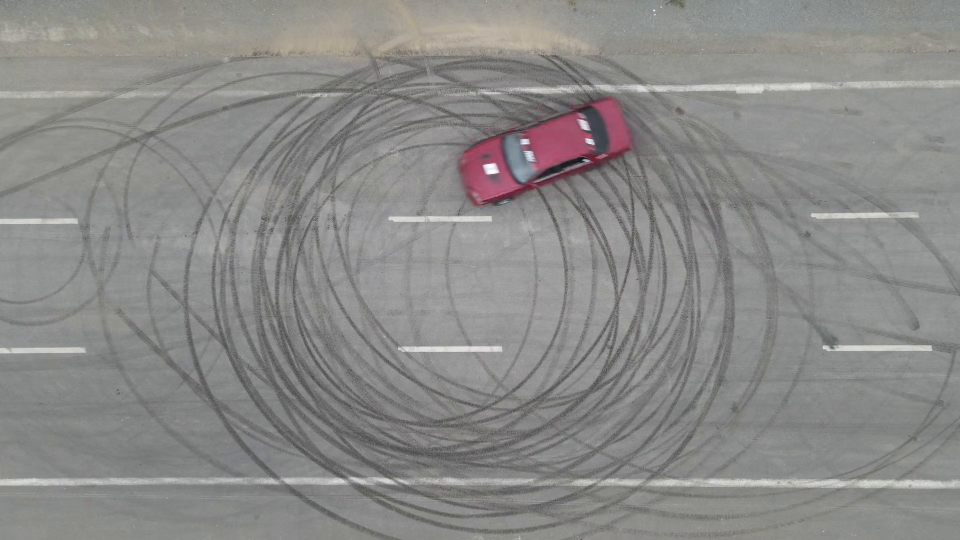
#> input picture frame 43 of car2.mp4, 1920 x 1080 px (shown at 1/2 size)
$ python lucas_kanade.py
#> lines starting #> are read from the running program, lines starting #| are printed output that depends on the picture; after the words box and inside, x2 and y2 are one past the last pixel; in counts of white or black regions, pixels touching at a corner belong together
import cv2
import numpy as np

video_path = "car2.mp4"
cap = cv2.VideoCapture(video_path)

ret, old_frame = cap.read()
#> old_frame is the input picture: shape (1080, 1920, 3); mean B, G, R 136.6, 137.8, 138.7
if not ret:
    print("Impossible de lire la vidéo")
    cap.release()
    exit()

old_frame = cv2.resize(old_frame, (640, 480))
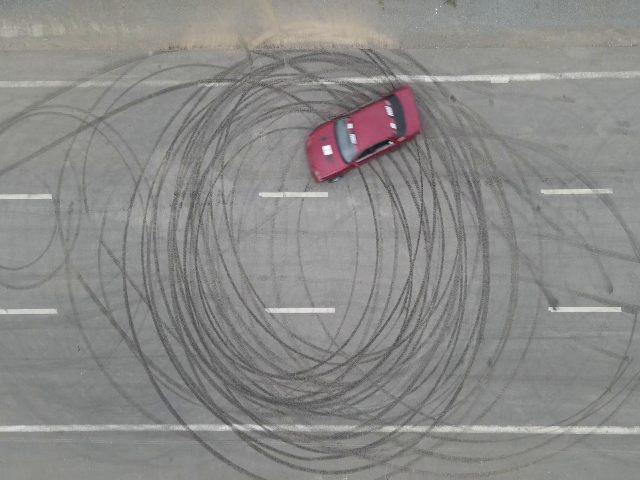
#> old_frame: shape (480, 640, 3); mean B, G, R 136.6, 137.8, 138.7
old_gray = cv2.cvtColor(old_frame, cv2.COLOR_BGR2GRAY)

# Sélection manuelle du point
clicked_point = (612,291)


# Initialisation point Lucas-Kanade
p0 = np.array([[[clicked_point[0], clicked_point[1]]]], dtype=np.float32)

lk_params = dict(
    winSize=(21, 21),
    maxLevel=3,
    criteria=(cv2.TERM_CRITERIA_EPS | cv2.TERM_CRITERIA_COUNT, 30, 0.01)
)

mask_draw = np.zeros_like(old_frame)
old_gray_copy = old_gray.copy()

cv2.namedWindow("Trajectoire", cv2.WINDOW_NORMAL)
cv2.resizeWindow("Trajectoire", 900, 600)

# =============================
# Boucle principale
# =============================
while True:
    ret, frame = cap.read()
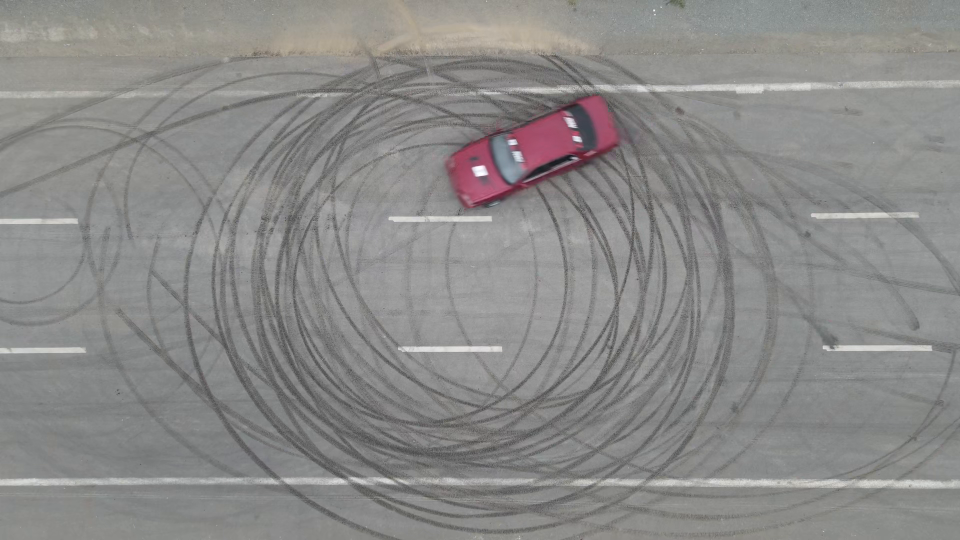
#> input picture frame 44 of car2.mp4, 1920 x 1080 px (shown at 1/2 size)
#> frame is the input picture: shape (1080, 1920, 3); mean B, G, R 136.6, 137.8, 138.7
    if not ret:
        break

    frame = cv2.resize(frame, (640, 480))
#> frame: shape (480, 640, 3)
    frame_gray = cv2.cvtColor(frame, cv2.COLOR_BGR2GRAY)
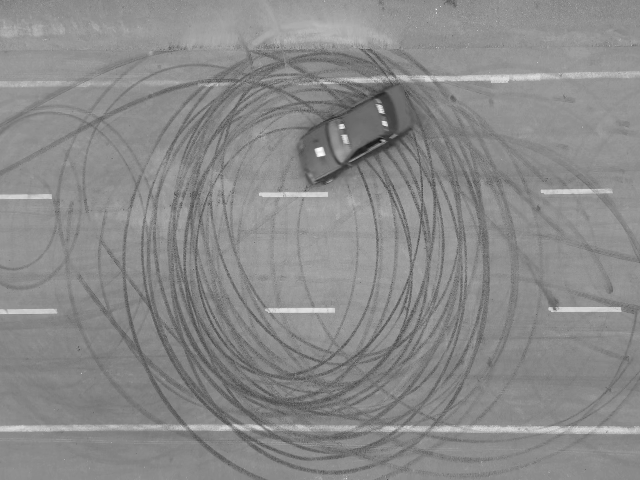
#> frame_gray: shape (480, 640); min 23, max 255, mean 137.9

    p1, st, err = cv2.calcOpticalFlowPyrLK(old_gray_copy, frame_gray, p0, None, **lk_params)
#> p1 = [[612, 291]]; st = [1]; err = [0.0113]

    if p1 is not None and st[0] == 1:
        new = p1[0][0]
#> new = [612, 291]
        old = p0[0][0]

        a, b = int(new[0]), int(new[1])
#> a = 612; b = 290
        c, d = int(old[0]), int(old[1])

        # Dessin du vecteur de mouvement
        cv2.arrowedLine(frame, (c, d), (a, b), (0, 255, 0), 2, tipLength=0.3)
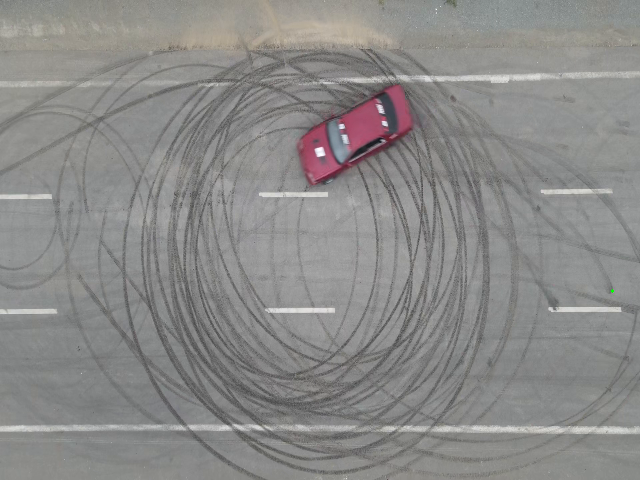
#> frame: shape (480, 640, 3); mean B, G, R 136.6, 137.8, 138.7
        # Trajectoire
        mask_draw = cv2.line(mask_draw, (a, b), (c, d), (0, 0, 255), 2)
        # Point courant
        frame = cv2.circle(frame, (a, b), 5, (255, 0, 0), -1)
#> frame: shape (480, 640, 3); 0.03% of pixels changed, all inside (x1, y1, x2, y2) = (607, 285, 618, 296)

        # Mise à jour
        old_gray_copy = frame_gray.copy()
        p0 = p1.copy()
#> p0 = [[612, 291]]

    img = cv2.add(frame, mask_draw)
    cv2.imshow("Trajectoire", img)

    if cv2.waitKey(30) & 0xFF == 27:
#> (key Esc is pressed here)
        break

cap.release()
cv2.destroyAllWindows()

$ run again, starting later in the video
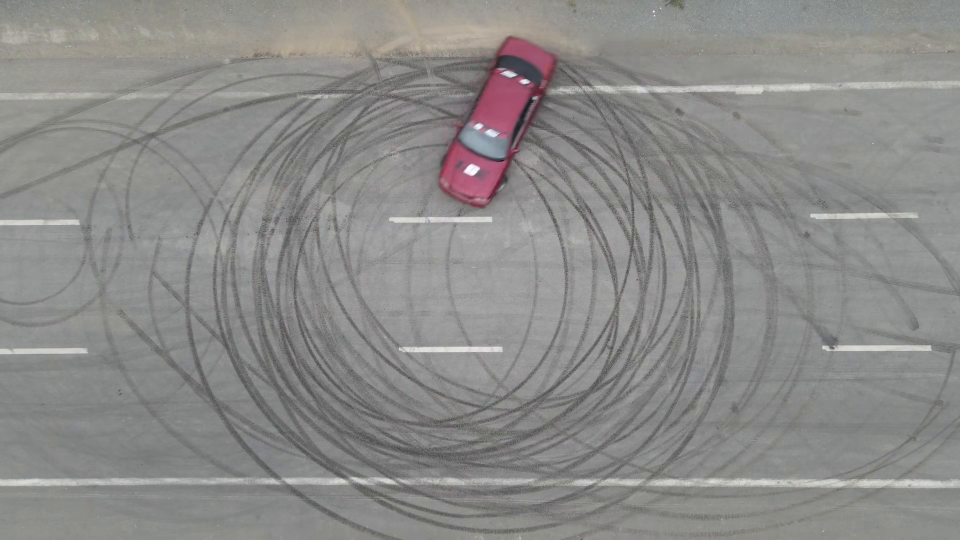
#> input picture frame 197 of car2.mp4, 1920 x 1080 px (shown at 1/2 size)
#> old_frame is the input picture: shape (1080, 1920, 3); mean B, G, R 137.4, 138.6, 139.5
#> old_frame: shape (480, 640, 3)
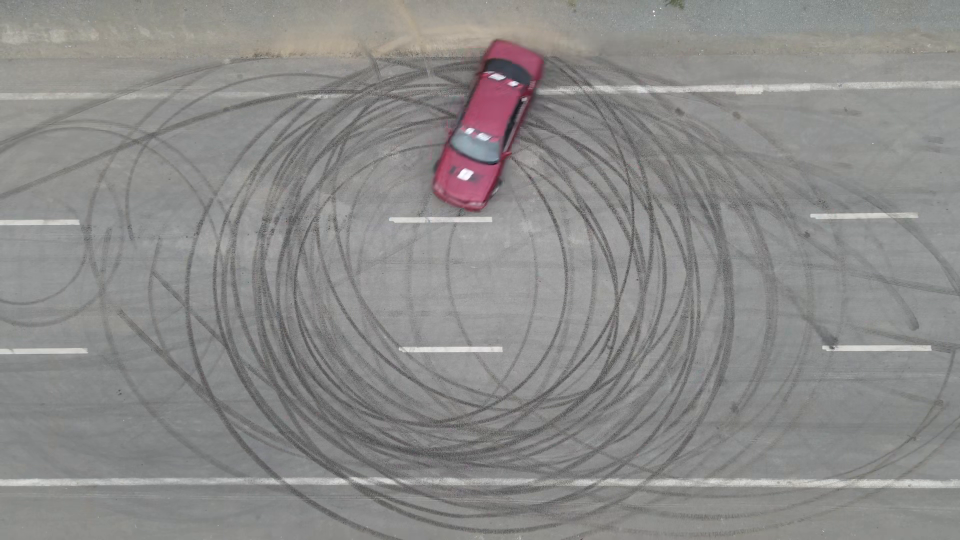
#> input picture frame 198 of car2.mp4, 1920 x 1080 px (shown at 1/2 size)
#> frame is the input picture: shape (1080, 1920, 3); mean B, G, R 137.3, 138.5, 139.4
#> p1 = [[612, 291]]; st = [1]; err = [0]
#> new = [612, 291]
#> a = 611; b = 290
#> `cv2.arrowedLine(frame, (c, d), (a, b), (0, 255, 0), 2, tipLength=0.3)`:
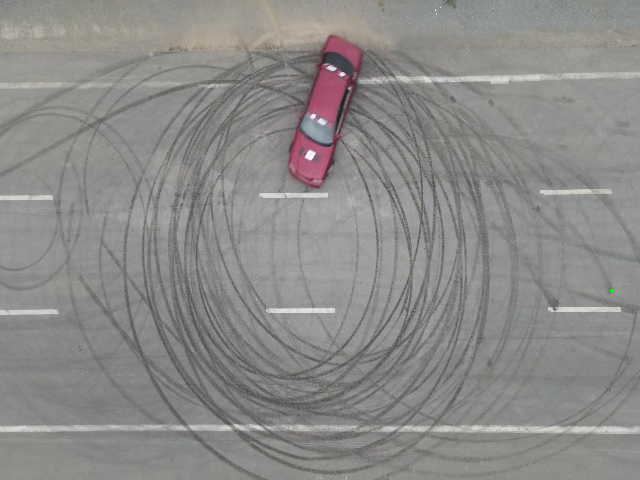
#> frame: shape (480, 640, 3); mean B, G, R 137.3, 138.6, 139.4
#> p0 = [[612, 291]]

$ run again, starting later in the video
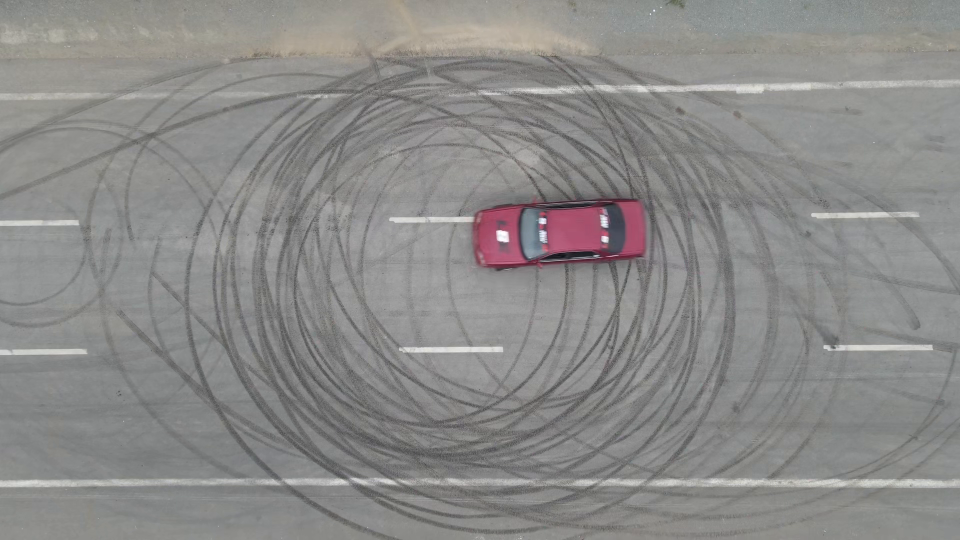
#> input picture frame 350 of car2.mp4, 1920 x 1080 px (shown at 1/2 size)
#> old_frame is the input picture: shape (1080, 1920, 3); mean B, G, R 136.8, 138.1, 139.1
#> old_frame: shape (480, 640, 3)
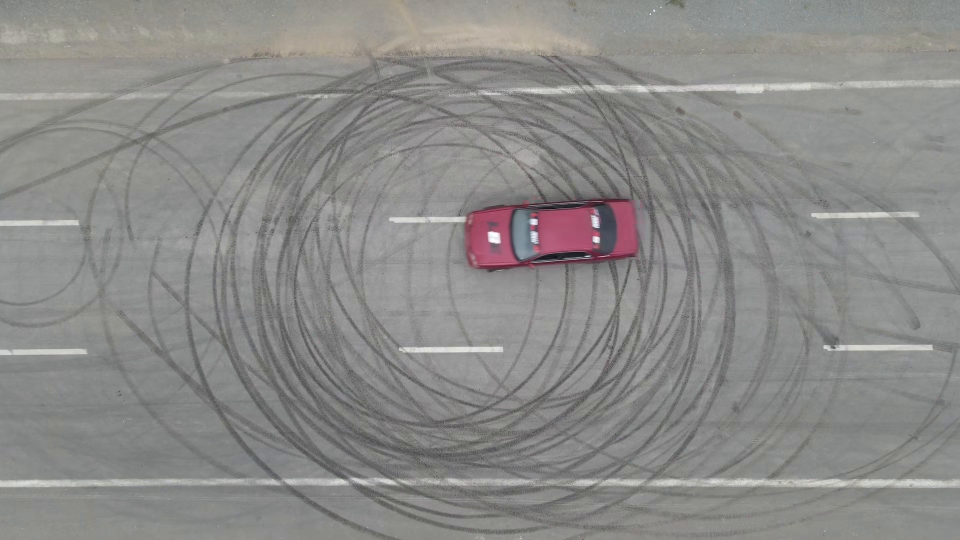
#> input picture frame 351 of car2.mp4, 1920 x 1080 px (shown at 1/2 size)
#> frame is the input picture: shape (1080, 1920, 3); mean B, G, R 136.9, 138.2, 139.2
#> p1 = [[612, 291]]; st = [1]; err = [0.133]
#> new = [612, 291]
#> a = 611; b = 290
#> `cv2.arrowedLine(frame, (c, d), (a, b), (0, 255, 0), 2, tipLength=0.3)`:
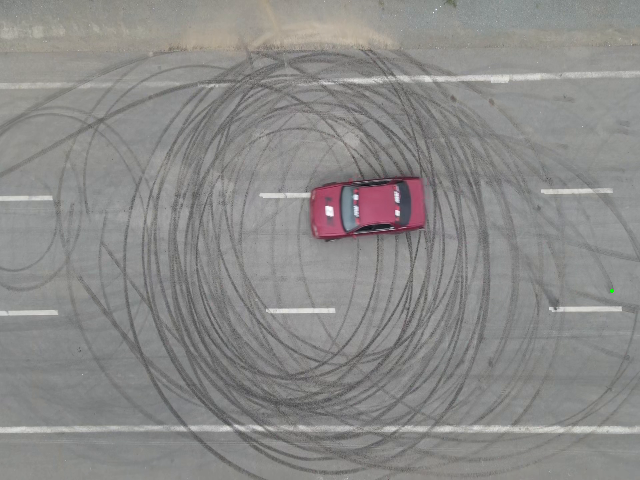
#> frame: shape (480, 640, 3); mean B, G, R 136.9, 138.2, 139.1
#> p0 = [[612, 291]]
